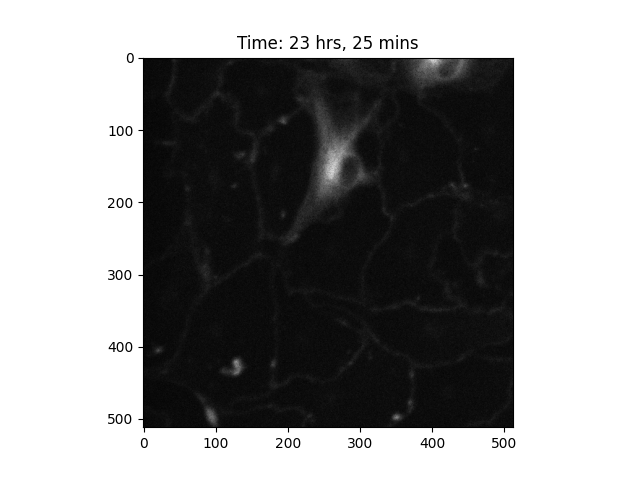
#> input picture cellsmap/analyses/figs/crops_281.png, 640 x 480 px
$ python -i shape_features.py   (imports and definitions only)
#> lines starting #> are read from the running program, lines starting #| are printed output that depends on the picture; after the words box and inside, x2 and y2 are one past the last pixel; in counts of white or black regions, pixels touching at a corner belong together
#> further down, picture is the input picture: shape (480, 640); min 0, max 255, mean 147.2
from typing import Any, List, Literal, Optional, Tuple, Union

import numpy as np
from skimage import draw, filters, graph, measure, morphology, segmentation
from skimage.exposure import rescale_intensity


def arr2graph(
    arr: np.ndarray, closing_step=True
) -> Tuple[np.ndarray, np.ndarray, np.ndarray, np.ndarray]:
    """Will take a binary image array showing a network-like structure
    and return the labeled versions of the nodes, edges, skeletons and
    pixel connectivity in that order. The connectivity equal to the
    dimensionality of arr (if 2D then a connectivity of 2 or a 3x3 square
    is used, if 3D then a connectivity of 3 or a 3x3x3 cube is used).

    Parameters
    ----------
    arr: np.ndarray
        A binary 2D or 3D numpy array representing an image with dendritic, branching,
        tree-like, or network-like structures.

    closing_step: bool
        Whether to do binary closing with connectivity equal to the array dimensionality
        on 'arr' before skeletonization and calculation of edges and nodes.
        The closing step can be useful for connecting small break in the network, but it
        will also turn very small curves into branching points (i.e. it will introduce a
        node and edge there). Therefore, if 'arr' is expected / known to be a completely
        closed network then closing_step should be set to False.
        An example of a completely closed network would be if 'arr' were borders from a
        segmentation.

    Returns
    -------
    nodes_lab: np.ndarray
        The nodes in arr where each node has a unique label as an array of the same
        shape as arr.

    edges_lab: np.ndarray
        The edges in arr where each edge has a unique label as an array of the same
        shape as arr.

    skels_lab: np.ndarray
        The skeletonization of arr where unconnected skeletons have unique labels as
        an array of the same shape as arr.

    conn: np.ndarray
        The connectivity of each pixel in arr as an array of the same shape as arr.
    """
#> called with closing_step = False

    ## Make sure that the array is either 2D or 3D
    assert arr.ndim == 2 or arr.ndim == 3, "Input array must be 2D or 3D."

    if arr.ndim == 2:
        footprint = morphology.square(3)
    elif arr.ndim == 3:
        footprint = morphology.cube(3)

    ## Fill any tiny holes
    arr = morphology.binary_closing(arr, footprint=footprint) if closing_step else arr
    skel = morphology.skeletonize(arr).astype(bool)
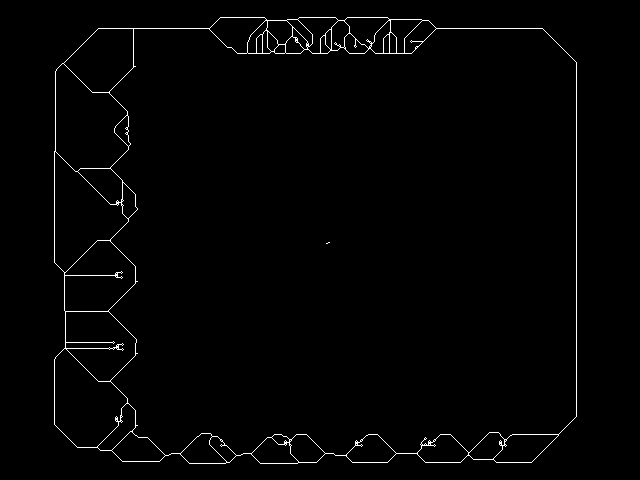
#> skel: shape (480, 640) bool; 1.3% white in thin lines or dots, all inside (x1, y1, x2, y2) = (54, 17, 577, 464)
    ## skeletonize above will make your array int8 dtype, and
    ## will make True == 255, but I want it to be 1, so I will
    ## force it to be bool, hence the .astype above.

    ## Converting the bool to int now does not make
    ## True -> 255, instead True -> 1 (which is what I want):
    ## Transform the skeletonized array into one where each
    ## pixel has a value equal to the number of non-zero
    ## immediate neighbors plus itself
    ## the * skel is to re-skeletonize the rank sum
    conn = (
        filters.rank.pop(skel.astype(np.uint8), footprint=footprint, mask=skel) * skel
    )
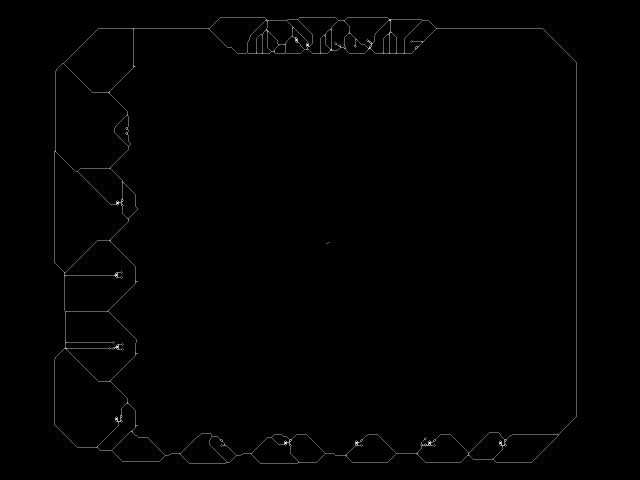
#> conn: shape (480, 640); min 0, max 8, mean 0.0433; drawn with min black and max white
    # This produces an array with the following values
    # (which is why I insisted on having the skeletonized array
    # have only 0s and 1s as values):
    # conn == 1,2 -> node (isolated point)
    # conn == 2 -> node (end point)
    # conn == 3 -> edge
    # conn >= 4 -> node (branch point)

    ## Label those endpoints, edges, and branchpoints (this is
    ## to get the connections between edges and nodes later on):
    edges_arr = conn == 3
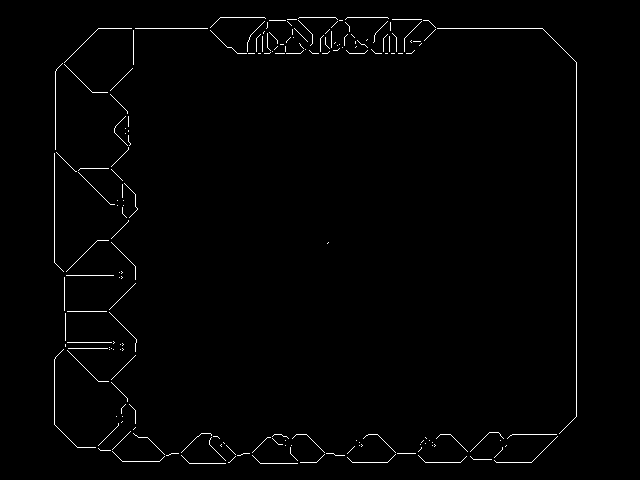
#> edges_arr: shape (480, 640) bool; 1.2% white in thin lines or dots, all inside (x1, y1, x2, y2) = (54, 17, 577, 464)
    nodes_arr = (conn == 1) + (conn == 2) + (conn >= 4)
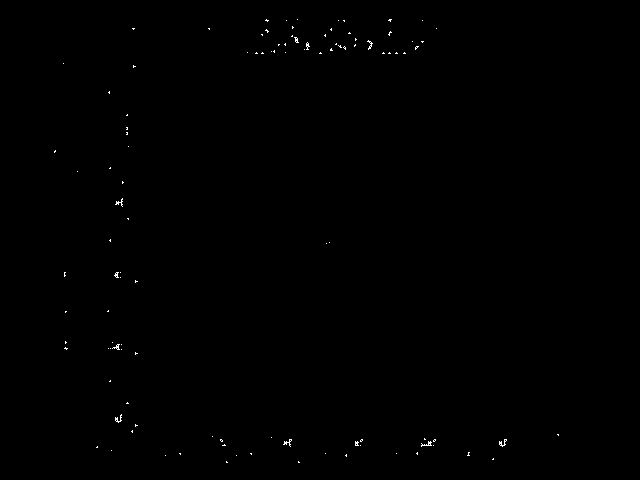
#> nodes_arr: shape (480, 640) bool; 0.18% white in thin lines or dots, all inside (x1, y1, x2, y2) = (54, 19, 559, 463)

    ## There can be both isolated nodes (a single pixel in space)
    ## and isolated edges (a closed loop in space)
    ## how do you uniquely define such a graph?
    ## Both edges and nodes need their own labels.
    nodes_lab = morphology.label(nodes_arr, connectivity=arr.ndim)
#> nodes_lab: shape (480, 640) int32; 110 distinct labels, from 0 to 109
    edges_lab = morphology.label(edges_arr, connectivity=arr.ndim)
#> edges_lab: shape (480, 640) int32; 184 distinct labels, from 0 to 183
#> (the rest of the program and of its run is left out)
